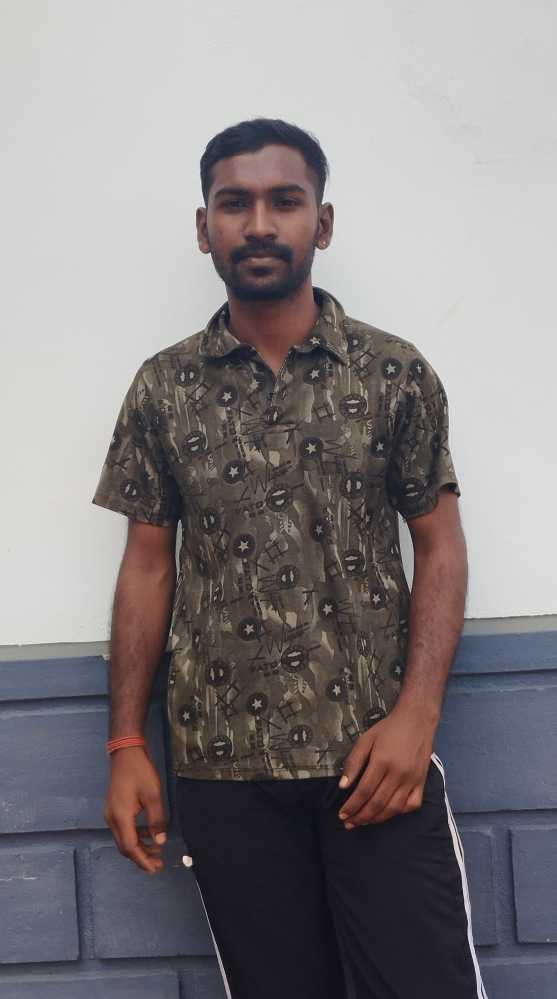
#> input picture samples/photo.jpg, 2226 x 3993 px (shown at 1/4 size)
$ python scan.py --input samples/photo.jpg --output out.png   (older library calls are emulated)
#> lines starting #> are read from the running program, lines starting #| are printed output that depends on the picture; after the words box and inside, x2 and y2 are one past the last pixel; in counts of white or black regions, pixels touching at a corner belong together
### toolkit.py
import cv2
import numpy as np

def resize_to_height(img, height):
    """Resize keeping the aspect ratio. Returns (resized, ratio)."""
    ratio = height / img.shape[0]
    width = int(img.shape[1] * ratio)
    return cv2.resize(img, (width, height), interpolation=cv2.INTER_AREA), ratio

def load_image(path):
    """REad an image from disk (BGR format). Raises an error if it fails."""
    img = cv2.imread(path)
    if img is None:
        raise FileNotFoundError(f"Could not read images: {path}")
    return img

# [5 lines left out: function image_info, not called in this run]

def to_gray(img):
    return cv2.cvtColor(img, cv2.COLOR_BGR2GRAY)

def to_hsv(img):
    return cv2.cvtColor(img, cv2.COLOR_BGRHSV)

def crop(img, x, y, w, h):
    return img[:y + h, x:x + w]

# [5 lines left out: function rotate, not called in this run]

def blur_gaussian(img, k=5):
    """Smooths noise. k must be odd."""
    return cv2.GaussianBlur(img, (k, k), 0)

def blur_median(img, k=5):
    """Good at removing salt-and-pepper noise while keeping edges. k must be odd."""
    return cv2.medianBlur(img, k)

# [6 lines left out: function sharpen, not called in this run]

def threshold_simple(gray, value=127):
    _, out =cv2.threshold(gray, value, 255, cv2.THRESH_BINARY)
    return out

# [4 lines left out: function threshold_otsu, not called in this run]

def threshold_adaptive(gray, block_size=11, c=2):
    """Threshold computed per small region, so it handles uneven lighting."""
    return cv2.adaptiveThreshold(
        gray, 255, cv2.ADAPTIVE_THRESH_GAUSSIAN_C,
        cv2.THRESH_BINARY, block_size, c,
    )

def detect_edges(gray, low=75, high=200):
    """Canny edge detection (expects a blurred grayscale image)."""
    return cv2.Canny(gray, low, high)


def adjust_brightness_contrast(img, alpha=1.0, beta=0):
    """out = alpha * img + beta. alpha = contrast, beta = brightness."""
    return cv2.convertScaleAbs(img, alpha=alpha, beta=beta)

def equalize_histogram(gray):
    """Spread ouyt the intensity values to improve contrast."""
    return cv2.equalizeHist(gray)

def to_color(img):
    """Make sure the image has 3 colour channels (BGR). Grayscale input is converted."""
    if img.ndim == 2:
        return cv2.cvtColor(img, cv2.COLOR_GRAY2BGR)
    return img.copy()


# [11 lines left out: function hdr_detect, not called in this run]

### scan.py
""" Document scanner: photo of a paper -> flat,Black and white,Color page,Scanned page.
Usage:
    python scan.py --input <input_image> --output <output_image> --mode <mode>
    color debug: python scan.py --input <input_image< --output <output_image> --mode <mode> --debug
    """

import argparse
import os
import sys

import numpy as np
import cv2

import toolkit as tk

DETECT_HEIGHT = 500 # work on  a smaller copy for faster processing, more stable edge detection

def order_points(pts):
    """order points in the order, top-left, top-right, botton-right, bottom-left"""

    pts = pts.reshape(4,2). astype("float32")
    rect = np.zeros((4,2), dtype="float32")

    s = pts.sum(axis=1) # x+y
    rect[0] = pts[np.argmin(s)] # top-left has the smallest sum
    rect[2] = pts[np.argmax(s)] # bottom-right has the largest sum

    d = np.diff(pts, axis = 1) # y-x
    rect[1] = pts[np.argmin(d)] # top-right has the smallest difference
    rect[3] =pts[np.argmax(d)] # bottom-left has the largest difference

    return rect

def four_point_transform(image, pts):

    """wrap the area  inside 4  corner points  into a flat  rectangle."""

    rect = order_points(pts)
    tl, tr, br, bl = rect

    width = int(max(np.linalg.norm(br - bl), np.linalg.norm(br - bl)))
    height = int(max(np.linalg.norm(tr - br), np.linalg.norm(tl -bl)))

    dst = np.array([
        [0,0], #top-left corner
        [width -1, 0], # top-right corder
        [width -1, height -1], # bottom-right corner
        [0, height -1], #bottom-left corner
    ],dtype="float32")

    matrix = cv2.getPerspectiveTransform(rect, dst)
    return cv2.warpPerspective(image, matrix, (width, height))

def find_document_contour(edges):
    """find the contour of the document in the image, return 4 corner points"""

    kernel = cv2.getStructuringElement(cv2. MORPH_RECT, (3,3))
    edges = cv2.dilate(edges, kernel, iterations=1)

    Contours, _ = cv2.findContours(edges.copy(), cv2.RETR_LIST, cv2.CHAIN_APPROX_SIMPLE)
    Contours = sorted(Contours, key=cv2.contourArea, reverse=True)[:5]

    for c in Contours:

        per = cv2.arcLength(c, True)
        approx = cv2.approxPolyDP(c, 0.02 * per, True)
        if len(approx) == 4:
            return approx
    return None

def find_by_brightness(blur, min_area_ratio=0.15):
    """Fallback: find the page as a big bright (or dark) region instead of using edges."""
    h, w = blur.shape
    total = h * w
    kernel = cv2.getStructuringElement(cv2.MORPH_RECT, (9, 9))
    best, best_area = None, 0

    for flag in (cv2.THRESH_BINARY, cv2.THRESH_BINARY_INV):
        _, mask = cv2.threshold(blur, 0, 255, flag + cv2.THRESH_OTSU)
        mask = cv2.morphologyEx(mask, cv2.MORPH_CLOSE, kernel)
        contours, _ = cv2.findContours(mask, cv2.RETR_EXTERNAL, cv2.CHAIN_APPROX_SIMPLE)

        for c in contours:
            area = cv2.contourArea(c)
            if area < min_area_ratio * total or area > 0.98 * total or area <= best_area:
                continue
            peri = cv2.arcLength(c, True)
            candidate = None
            for eps in (0.02, 0.03, 0.04, 0.05):
                approx = cv2.approxPolyDP(c, eps * peri, True)
                if len(approx) == 4 and cv2.isContourConvex(approx):
                    candidate = approx
                    break
            if candidate is None:
                # use the tightest rotated rectangle, only if the shape is already close to a rectangle
                box = cv2.boxPoints(cv2.minAreaRect(c))
                if area / cv2.contourArea(box.astype(np.float32)) >= 0.85:
                    candidate = box.astype(np.int32).reshape(4, 1, 2)
            if candidate is not None:
                best, best_area = candidate, area
    return best

def scan_document(img, mode="bw", debug_dir=None, hdr=False ):
    """full pipeline to scan a document form an image. Return the scanned image or None if no page is found."""
    small, ratio = tk.resize_to_height(img, DETECT_HEIGHT)

    color = tk.to_color(small)
    if hdr:
       color = tk.hdr_detect(color, 2)

    gray =tk.to_gray(color)
    blur =tk.blur_gaussian(gray, 5)

    #try the normal edge settings first, then mire sensitive ones.
    corners = None
    for low, high in ((75, 200), (50, 150), (30, 100)):
        edges = tk.detect_edges(blur, low, high)
        corners = find_document_contour(edges)
        if corners is not None:
            break

    # Last resort: look for a big brigh/dark rectangle instead of edges.
    if corners is None:
        corners = find_by_brightness(blur)
        if corners is None:
            return None

    corners = find_document_contour(edges)
    if corners is None:
        return None

    #scale corners back to the original image size, then wrap the full-res image.
    corners = corners.reshape(4,2) / ratio
    wraped = four_point_transform(img, corners)

    if mode == "bw":
        result = tk.threshold_adaptive(tk.to_gray(wraped), block_size=21, c=10)
    elif mode == "gray":
        result= tk.to_gray(wraped)
    elif mode == "color":
        result = tk.to_color(wraped)
    else:
        result = wraped

    if debug_dir:
        os.makedirs(debug_dir, exist_ok=True)
        outline = small.copy()
        cv2.drawContours(outline, [(corners * ratio).astype(int).reshape(4,1,2)], -1,(0, 255,0),2)
        cv2.imwrite(os.path.join(debug_dir, "1_gray.png"), gray),
        cv2.imwrite(os.path.join(debug_dir, "2_blur.png"), blur),
        cv2.imwrite(os.path.join(debug_dir, "5_edges.png"), edges),
        cv2.imwrite(os.path.join(debug_dir, "6_outline.png"), outline),
        cv2.imwrite(os.path.join(debug_dir, "7_warped.png"), wraped)

        return result

def main():
        parser = argparse.ArgumentParser(description="scan a photo of a document.")
        parser.add_argument("--input", required=True, help="path to the photo")
        parser.add_argument("--output",required=True, help="where to save the scan")
        parser.add_argument("--mode", default="bw", choices=["bw", "gray", "color"],
                           help="bw = black and white scan, gray, hdr,  or color"),
        parser.add_argument("--debug", action="store_true",
                             help="save intermediate steps next to  the output")
        parser.add_argument("--hdr", action="store_true",
                             help="boost local contrast before edge detection (helps with shadows)")
        args = parser.parse_args()

        try:
            img = tk.load_image(args.input)
#> in load_image, img is the input picture: shape (3993, 2226, 3); mean B, G, R 130.5, 128.6, 133.4
        except FileNotFoundError as err:
            print(err)
            sys.exit(1)

        debug_dir = os.path.splitext(args.output)[0] + "_steps" if args.debug else None
        result = scan_document(img, args.mode, debug_dir, args.hdr)
#> in scan_document, `small, ratio = tk.resize_to_height(img, DETECT_HEIGHT)`:
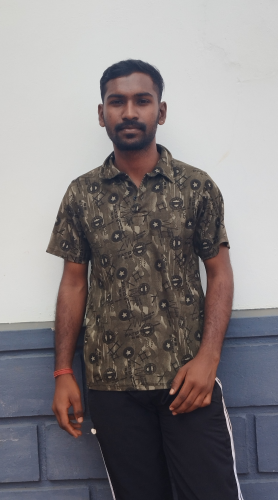
#> small: shape (500, 278, 3); mean B, G, R 130.5, 128.6, 133.4
#> in scan_document, `small, ratio = tk.resize_to_height(img, DETECT_HEIGHT)`: ratio = 0.125
#> in to_gray, `return cv2.cvtColor(img, cv2.COLOR_BGR2GRAY)`:
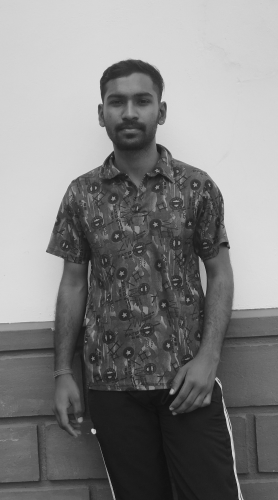
#> returned value: shape (500, 278); min 14, max 223, mean 130.3
#> the loop in scan_document, `for low, high in ((75, 200), (50, 150), (30, 100)):` made 1 pass
#> corners on pass 1: [[92, 427], [111, 499], [116, 499], [103, 449]]
#> pass 1, in scan_document, `edges = tk.detect_edges(blur, low, high)`:
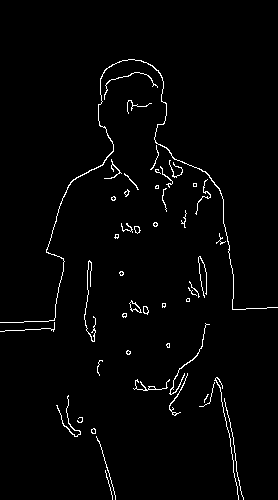
#> edges: shape (500, 278); 2% white in thin lines or dots, all inside (x1, y1, x2, y2) = (0, 59, 278, 500)
#> pass 1, in find_document_contour, `edges = cv2.dilate(edges, kernel, iterations=1)`:
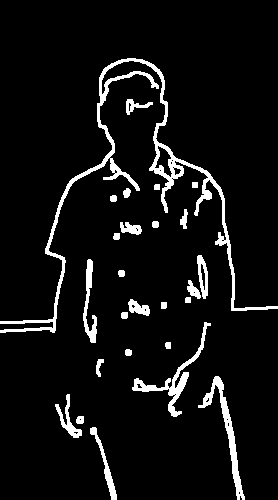
#> edges: shape (500, 278); 6.5% white; 26 white regions
#> in find_document_contour (call 2), `Contours, _ = cv2.findContours(edges.copy(), cv2.RETR_LIST, cv2.CHAIN_..`: Contours = 50 contours, 21 with area under 20; largest, box (x1, y1, x2, y2) and area: (0, 58, 278, 333) 3466, (198, 376, 245, 500) 803, (132, 322, 211, 417) 758, (83, 259, 97, 343) 373, (90, 427, 117, 500) 301
#> in find_document_contour (call 2), `Contours = sorted(Contours, key=cv2.contourArea, reverse=True)[:5]`: Contours = 5 contours; box (x1, y1, x2, y2) and area: (0, 58, 278, 333) 3466, (198, 376, 245, 500) 803, (132, 322, 211, 417) 758, (83, 259, 97, 343) 373, (90, 427, 117, 500) 301
#> the loop in find_document_contour, `for c in Contours: ` made 5 passes
#> per on passes 1 to 4: 2272.5, 355, 418.9, 225.7
#> (per, approx) on pass 5: (173.4, [[92, 427], [111, 499], [116, 499], [103, 449]])
#> in scan_document, `corners = corners.reshape(4,2) / ratio`: corners = [[734.7, 3410], [886.4, 3985], [926.4, 3985], [822.6, 3585.7]]
#> in order_points, `pts = pts.reshape(4,2). astype("float32")`: pts has the same summary as corners in scan_document
#> in order_points, `s = pts.sum(axis=1)`: s = [4144.7, 4871.5, 4911.4, 4408.3]
#> in order_points, `d = np.diff(pts, axis = 1)`: d = [2675.3, 3098.6, 3058.6, 2763.2]
#> in four_point_transform, `rect = order_points(pts)`: rect = [[734.7, 3410], [734.7, 3410], [926.4, 3985], [886.4, 3985]]
#> in four_point_transform, `tl, tr, br, bl = rect`: tl = [734.7, 3410]; br = [926.4, 3985]; bl = [886.4, 3985]
#> in four_point_transform, `width = int(max(np.linalg.norm(br - bl), np.linalg.norm(br - bl)))`: width = 39
#> in four_point_transform, `height = int(max(np.linalg.norm(tr - br), np.linalg.norm(tl -bl)))`: height = 606
#> in four_point_transform, `dst = np.array([ [0,0], #top-left corner [width -1, 0], # top-right co..`: dst = [[0, 0], [38, 0], [38, 605], [0, 605]]
#> in four_point_transform, `matrix = cv2.getPerspectiveTransform(rect, dst)`: matrix = [[-0.000222, 5.86e-05, -0.0367], [0.000402, -0.00038, 0.999], [6.65e-07, -6.28e-07, 0.00165]]
#> in four_point_transform, `return cv2.warpPerspective(image, matrix, (width, height))`:
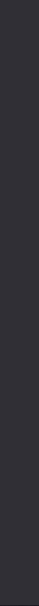
#> returned value: shape (606, 39, 3); mean of channels 0, 1, 2 53, 47, 48; drawn as B, G, R
#> in threshold_adaptive, `return cv2.adaptiveThreshold( gray, 255, cv2.ADAPTIVE_THRESH_GAUSSIAN_..`:
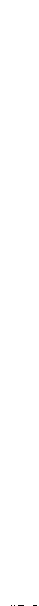
#> returned value: shape (606, 39); 99.9% white; black in thin lines or dots, all inside (x1, y1, x2, y2) = (11, 605, 37, 606)

        if result is None:
          print("could not find a 4 corner document outline."
              "Try a photo with a clear background and whole page visible.")
#> (the run stopped early here; a loop or call above may not have finished)
